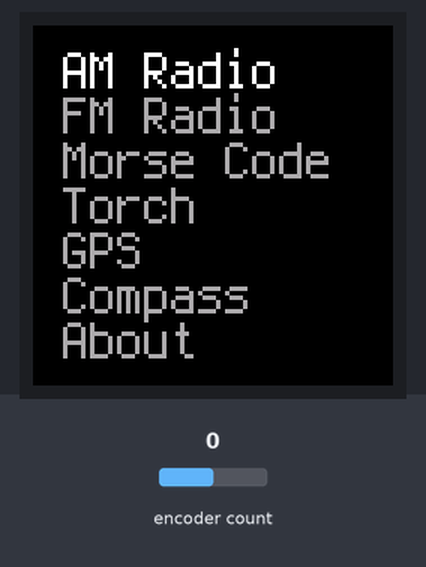
Bench run of a program on a simulated Raspberry Pi Pico running CircuitPython. On the bench: 240×240 colour display. The test bench sets the inputs (shaded band); at power-on: encoder count 0.

Above: at 0.1 s.

The program:

menu2.py
```python
import board
import gc
import displayio
from adafruit_st7789 import ST7789
import busio
import rotaryio
import terminalio
from adafruit_display_text import label
from displayio import FourWire
# Release any resources currently in use for the displays
displayio.release_displays()

# Display setup
tft_cs = board.GP9
tft_dc = board.GP8
spi_mosi = board.GP11
spi_clk = board.GP10
spi = busio.SPI(spi_clk, spi_mosi)
backlight = board.GP13

display_bus = FourWire(spi, command=tft_dc, polarity = 1, phase = 1, reset=board.GP12)

display = ST7789(display_bus, width=240, height=240,rowstart=80, rotation=90, backlight_pin=backlight)

# Rotary encoder setup
encoder = rotaryio.IncrementalEncoder(board.GP15, board.GP14)
last_position = encoder.position

# Menu items
menu_items = ["AM Radio", "FM Radio", "Morse Code", "Torch", "GPS", "Compass","About"]
selected_index = 0

# Create display context
group = displayio.Group()
display.root_group = group

# function to create display
def create_menu():
    for i, item in enumerate(menu_items):
        text_color = 0xFFFFFF if i == selected_index else 0xAAAAAA

        text_area = label.Label(terminalio.FONT, scale = 3, text=item, color=text_color, x=20, y=30 + i * 30)

        group.append(text_area)

# Function to update the display
def update_menu():


    for i, item in enumerate(menu_items):
        text_area = group.pop(i)
        text_area.colour = 0xFFFFFF if i == selected_index else 0xAAAAAA


create_menu()

while True:
    current_position = encoder.position
    if current_position != last_position:
        selected_index = (selected_index + (current_position - last_position)) % len(menu_items)
        last_position = current_position
        update_menu()
        gc.collect()
        start_mem = gc.mem_free()
        print( "Available memory: {} bytes".format(start_mem) ) 
```
